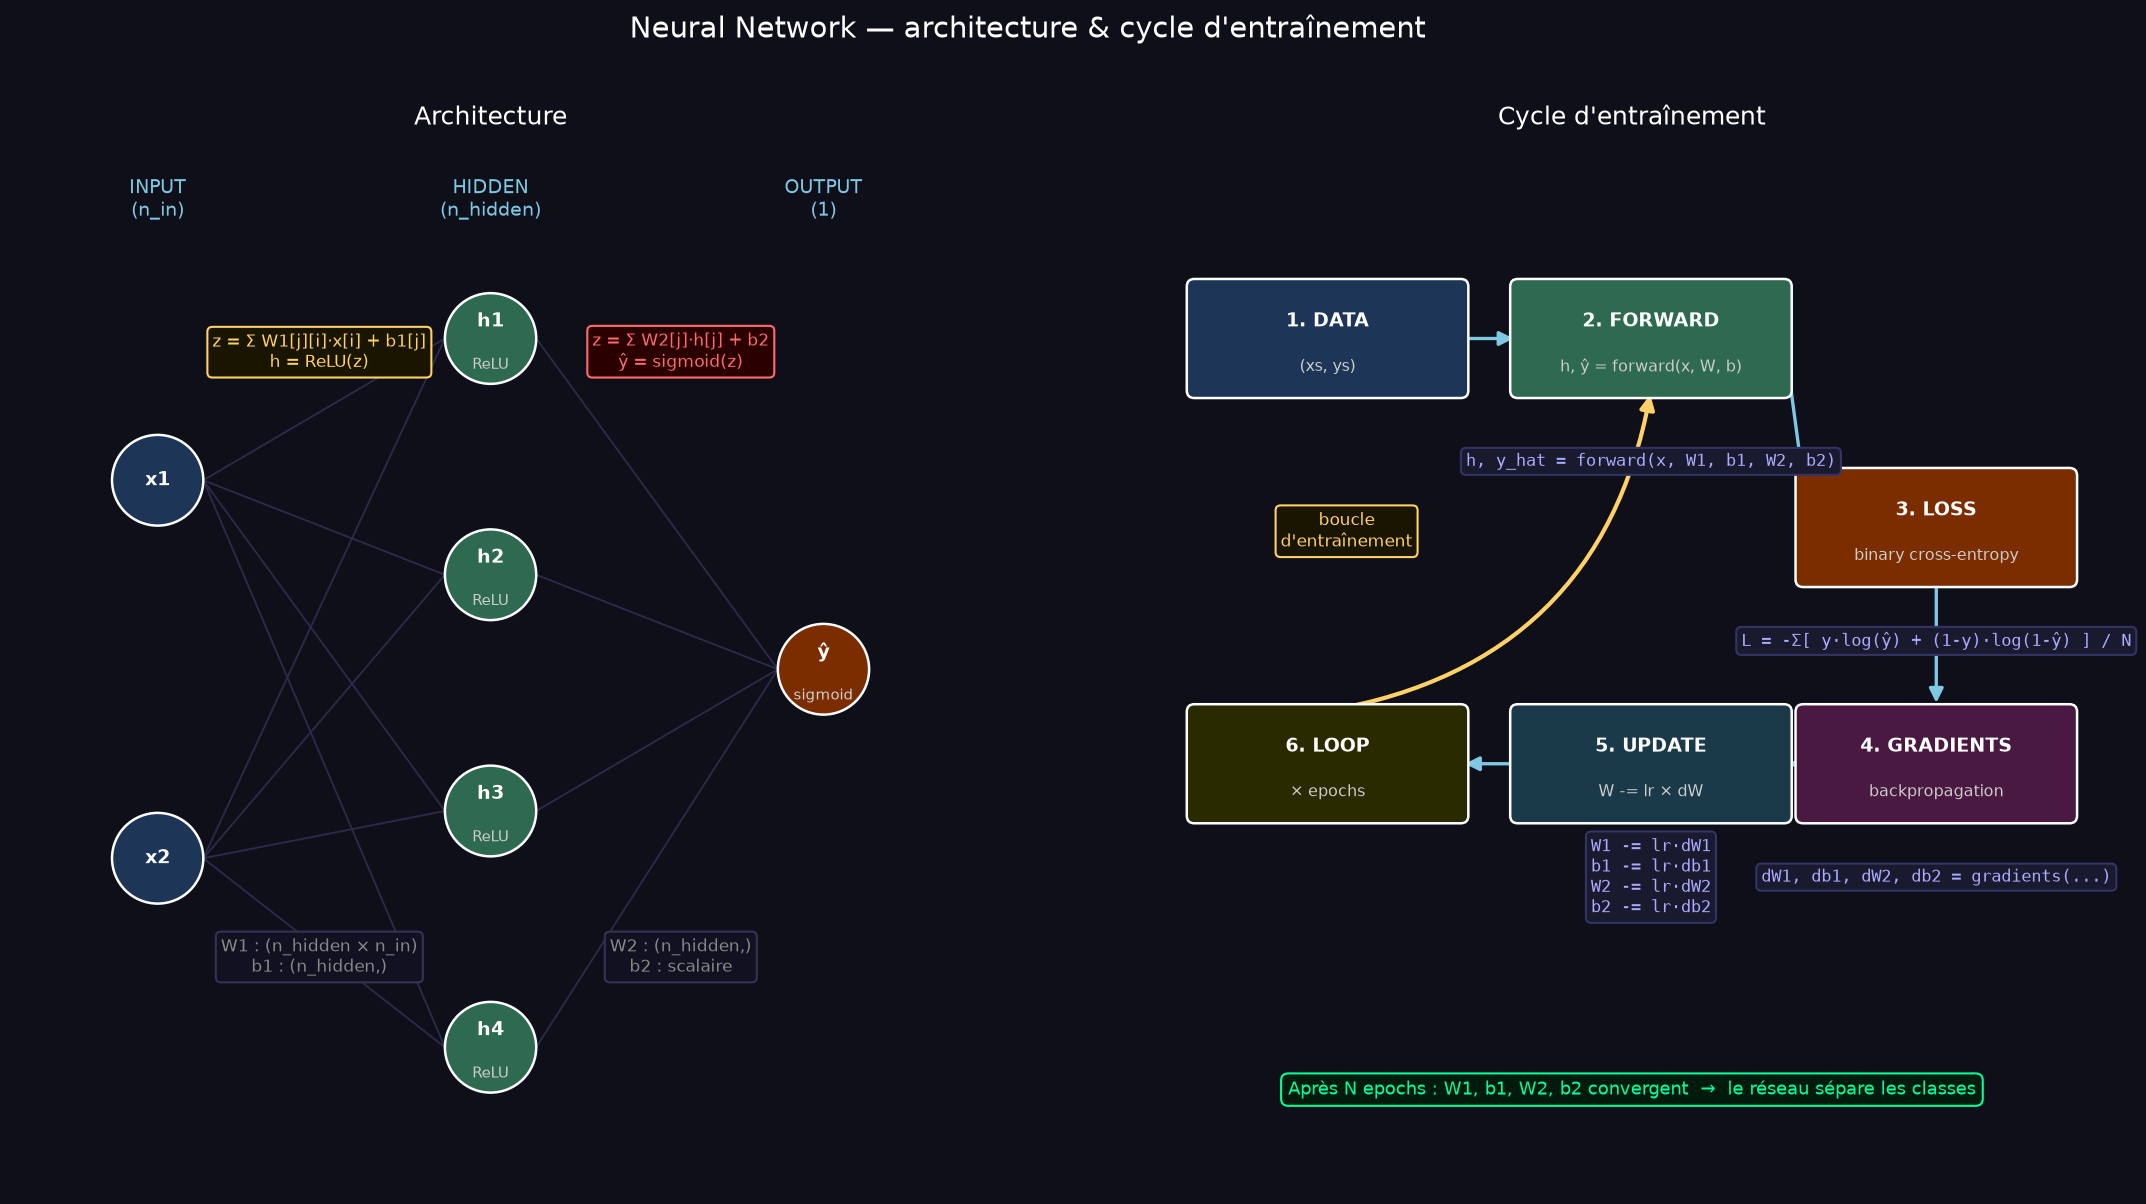

Source code (Python):
"""
python diagram.py  ->  diagram.png
Diagramme technique : architecture du réseau + cycle d'entraînement.
"""
import os
import matplotlib.pyplot as plt
import matplotlib.patches as mpatches

BG = "#0f0f1a"

fig, (ax_arch, ax_cycle) = plt.subplots(1, 2, figsize=(18, 9))
fig.patch.set_facecolor(BG)
fig.suptitle("Neural Network — architecture & cycle d'entraînement", color="white", fontsize=14)


# ─────────────────────────────────────────────
# HELPERS
# ─────────────────────────────────────────────
def node(ax, x, y, color, label, sublabel=None, r=0.48):
    circle = plt.Circle((x, y), r, color=color, ec="white", lw=1.2, zorder=4)
    ax.add_patch(circle)
    ax.text(x, y + (0.18 if sublabel else 0), label,
            ha="center", va="center", color="white", fontsize=9, fontweight="bold", zorder=5)
    if sublabel:
        ax.text(x, y - 0.28, sublabel, ha="center", va="center",
                color="#cccccc", fontsize=7, zorder=5)

def box(ax, x, y, w, h, color, label, sublabel=None):
    rect = mpatches.FancyBboxPatch((x - w/2, y - h/2), w, h,
                                   boxstyle="round,pad=0.08",
                                   facecolor=color, edgecolor="white", lw=1.2, zorder=3)
    ax.add_patch(rect)
    ax.text(x, y + (0.18 if sublabel else 0), label,
            ha="center", va="center", color="white", fontsize=9, fontweight="bold", zorder=4)
    if sublabel:
        ax.text(x, y - 0.3, sublabel, ha="center", va="center",
                color="#cccccc", fontsize=7.5, zorder=4)

def arrow(ax, x1, y1, x2, y2, color="white"):
    ax.annotate("", xy=(x2, y2), xytext=(x1, y1),
                arrowprops=dict(arrowstyle="-|>", color=color, lw=1.6, mutation_scale=14),
                zorder=2)

def code(ax, x, y, txt, color="#aaaaff"):
    ax.text(x, y, txt, color=color, fontsize=8, ha="center", va="center",
            fontfamily="monospace", zorder=5,
            bbox=dict(boxstyle="round,pad=0.3", facecolor="#1a1a2e",
                      edgecolor="#333366", linewidth=1))


# ─────────────────────────────────────────────
# GAUCHE : Architecture réseau
# ─────────────────────────────────────────────
ax = ax_arch
ax.set_facecolor(BG)
ax.set_xlim(0, 10)
ax.set_ylim(-0.5, 10.5)
ax.axis("off")
ax.set_title("Architecture", color="white", fontsize=12, pad=12)

inp_pos    = [(1.5, 7.0), (1.5, 3.0)]
hidden_pos = [(5.0, 8.5), (5.0, 6.0), (5.0, 3.5), (5.0, 1.0)]
out_pos    = (8.5, 5.0)

# Connexions input → hidden
for (ix, iy) in inp_pos:
    for (hx, hy) in hidden_pos:
        ax.plot([ix + 0.48, hx - 0.48], [iy, hy], color="#2a2a4a", lw=0.9, zorder=1)

# Connexions hidden → output
for (hx, hy) in hidden_pos:
    ax.plot([hx + 0.48, out_pos[0] - 0.48], [hy, out_pos[1]], color="#2a2a4a", lw=0.9, zorder=1)

# Noeuds
for i, (x, y) in enumerate(inp_pos):
    node(ax, x, y, "#1d3557", f"x{i+1}")
for j, (x, y) in enumerate(hidden_pos):
    node(ax, x, y, "#2d6a4f", f"h{j+1}", "ReLU")
node(ax, *out_pos, "#7b2d00", "ŷ", "sigmoid")

# Étiquettes couches
ax.text(1.5, 9.8, "INPUT\n(n_in)", ha="center", color="#7ec8e3", fontsize=9)
ax.text(5.0, 9.8, "HIDDEN\n(n_hidden)", ha="center", color="#7ec8e3", fontsize=9)
ax.text(8.5, 9.8, "OUTPUT\n(1)", ha="center", color="#7ec8e3", fontsize=9)

# Formules sur les connexions
ax.text(3.2, 8.2, "z = Σ W1[j][i]·x[i] + b1[j]\nh = ReLU(z)",
        color="#ffd166", fontsize=8, ha="center",
        bbox=dict(boxstyle="round,pad=0.3", facecolor="#1a1500", edgecolor="#ffd166", lw=1))
ax.text(7.0, 8.2, "z = Σ W2[j]·h[j] + b2\nŷ = sigmoid(z)",
        color="#ff6b6b", fontsize=8, ha="center",
        bbox=dict(boxstyle="round,pad=0.3", facecolor="#2a0000", edgecolor="#ff6b6b", lw=1))

# Dimensions des poids
ax.text(3.2, 1.8, "W1 : (n_hidden × n_in)\nb1 : (n_hidden,)",
        color="#888888", fontsize=8, ha="center",
        bbox=dict(boxstyle="round,pad=0.3", facecolor="#111122", edgecolor="#333355", lw=1))
ax.text(7.0, 1.8, "W2 : (n_hidden,)\nb2 : scalaire",
        color="#888888", fontsize=8, ha="center",
        bbox=dict(boxstyle="round,pad=0.3", facecolor="#111122", edgecolor="#333355", lw=1))


# ─────────────────────────────────────────────
# DROITE : Cycle d'entraînement
# ─────────────────────────────────────────────
ax2 = ax_cycle
ax2.set_facecolor(BG)
ax2.set_xlim(0, 10)
ax2.set_ylim(-0.5, 10.5)
ax2.axis("off")
ax2.set_title("Cycle d'entraînement", color="white", fontsize=12, pad=12)

# Boîtes
box(ax2, 1.8, 8.5, 2.8, 1.1, "#1d3557",  "1. DATA",      "(xs, ys)")
box(ax2, 5.2, 8.5, 2.8, 1.1, "#2d6a4f",  "2. FORWARD",   "h, ŷ = forward(x, W, b)")
box(ax2, 8.2, 6.5, 2.8, 1.1, "#7b2d00",  "3. LOSS",      "binary cross-entropy")
box(ax2, 8.2, 4.0, 2.8, 1.1, "#4a1942",  "4. GRADIENTS", "backpropagation")
box(ax2, 5.2, 4.0, 2.8, 1.1, "#1a3a4a",  "5. UPDATE",    "W -= lr × dW")
box(ax2, 1.8, 4.0, 2.8, 1.1, "#2a2a00",  "6. LOOP",      "× epochs")

# Snippets de code
code(ax2, 5.2, 7.2, "h, y_hat = forward(x, W1, b1, W2, b2)")
code(ax2, 8.2, 5.3, "L = -Σ[ y·log(ŷ) + (1-y)·log(1-ŷ) ] / N")
code(ax2, 8.2, 2.8, "dW1, db1, dW2, db2 = gradients(...)")
code(ax2, 5.2, 2.8, "W1 -= lr·dW1\nb1 -= lr·db1\nW2 -= lr·dW2\nb2 -= lr·db2")

# Flèches principales
arrow(ax2, 3.2, 8.5, 3.8, 8.5, "#7ec8e3")
arrow(ax2, 6.6, 8.5, 6.8, 7.0, "#7ec8e3")
arrow(ax2, 8.2, 6.0, 8.2, 4.6, "#7ec8e3")
arrow(ax2, 6.8, 4.0, 6.6, 4.0, "#7ec8e3")
arrow(ax2, 3.8, 4.0, 3.2, 4.0, "#7ec8e3")

# Boucle d'entraînement
ax2.annotate("", xy=(5.2, 7.95), xytext=(1.8, 4.56),
             arrowprops=dict(arrowstyle="-|>", color="#ffd166",
                             lw=2.0, mutation_scale=14,
                             connectionstyle="arc3,rad=0.35"), zorder=2)
ax2.text(2.0, 6.3, "boucle\nd'entraînement",
         color="#ffd166", fontsize=8, ha="center",
         bbox=dict(boxstyle="round,pad=0.3", facecolor="#1a1500", edgecolor="#ffd166"))

# Résultat final
ax2.text(5.0, 0.5,
         "Après N epochs : W1, b1, W2, b2 convergent  →  le réseau sépare les classes",
         color="#00ff99", fontsize=8.5, ha="center",
         bbox=dict(boxstyle="round,pad=0.4", facecolor="#001a0d", edgecolor="#00ff99", lw=1))


# ─────────────────────────────────────────────
# EXPORT
# ─────────────────────────────────────────────
out = os.path.join(os.path.dirname(__file__), "diagram.png")
fig.savefig(out, dpi=150, bbox_inches="tight", facecolor=BG)
print(f"Saved -> {out}")
